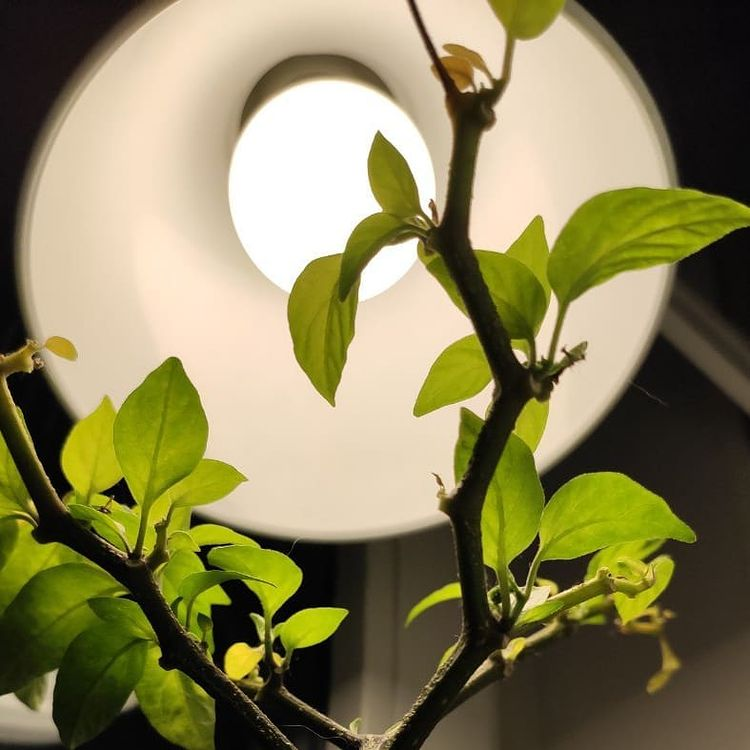
#> input picture img2.jpg, 750 x 750 px
$ python filter_with_filename.py
#> lines starting #> are read from the running program, lines starting #| are printed output that depends on the picture
import sys

from PIL import Image
import numpy as np


class Mosaica:

    def __init__(self, imageName, mosaic_size, mosaic_gradation):
#> called with imageName = 'img2.jpg', mosaic_size = 10, mosaic_gradation = 50
        try:
            self.image = Image.open(imageName)
#> self.image is the input picture: PIL image 750x750 RGB; mean R, G, B 136.4, 129.4, 87.9
        except FileNotFoundError:
            print('Ошибка: несуществующее имя')
            sys.exit()
        self.img_array = np.array(self.image)
        self.img_height = len(self.img_array)
#> self.img_height = 750
        self.img_width = len(self.img_array[1])
#> self.img_width = 750
        self.mosaic_size = mosaic_size
        self.gradation = mosaic_gradation

    def mosaic(self, ):
        for height in range(0, self.img_height, self.mosaic_size):
            for width in range(0, self.img_width, self.mosaic_size):
                avg_brightness = self.get_brightness(height, width)
                self.modify_img_array(avg_brightness, height, width, self.mosaic_size, self.gradation)
#> this loop made 75 passes

        res = Image.fromarray(self.img_array)
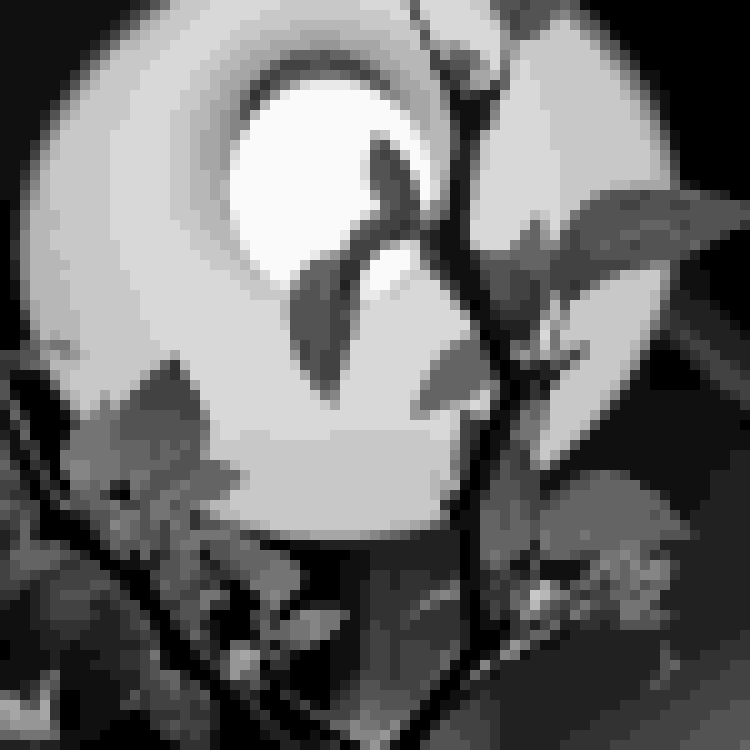
#> res: PIL image 750x750 RGB; min 0, max 250, mean 109.4
        return res

    def get_brightness(self, height, width):
        avg_brightness = self.img_array[height: height + self.mosaic_size, width:width + self.mosaic_size].sum()
        return int(avg_brightness // self.mosaic_size ** 2)

    def modify_img_array(self, avg_brightness, height, width, mosaic_modifier, mosaic_step):
        self.img_array[height: height + mosaic_modifier, width:width + mosaic_modifier] = int(
            (avg_brightness // mosaic_step) * mosaic_step) / 3


result = Mosaica('img2.jpg',10, 50).mosaic()
result.save('res.jpg')

$ run again, with img-test.png saved as img2.jpg
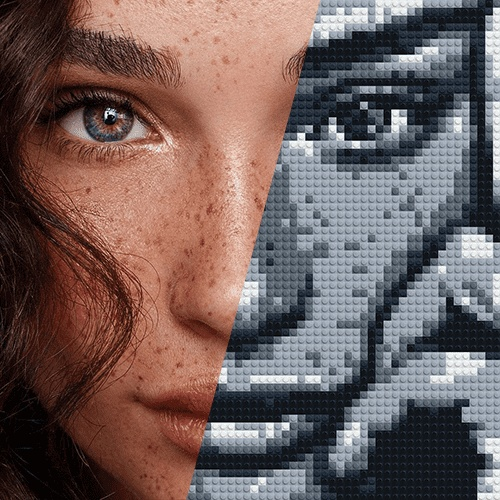
#> input picture img-test.png, 500 x 500 px
#> in __init__, self.image is the input picture: PIL image 500x500 RGB; mean R, G, B 112.6, 94.1, 91.7
#> self.img_height = 500
#> the loop in mosaic, `for height in range(0, self.img_height, self.mosaic_size):` made 50 passes
#> in mosaic, `res = Image.fromarray(self.img_array)`:
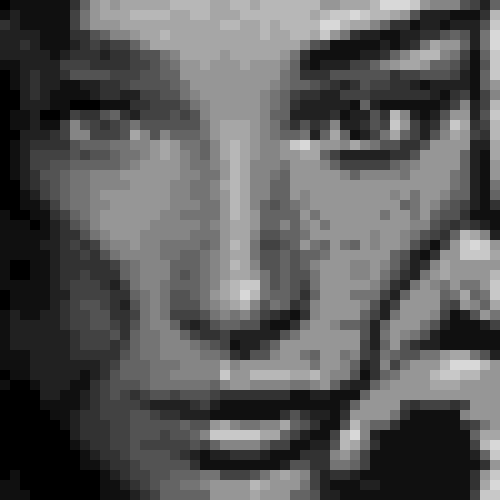
#> res: PIL image 500x500 RGB; min 0, max 216, mean 90.5
